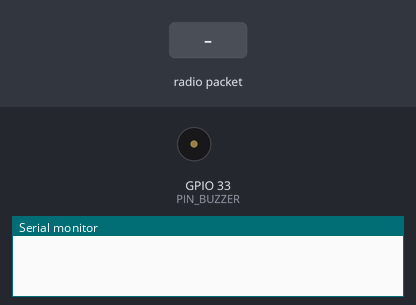
A sketch run on a simulated ESP32. On the bench: buzzer (waves = sounding, pin HIGH), the last lines printed to the serial monitor. The test bench sets the inputs (shaded band). No radio packets arrive unless stated; nothing arrives over Bluetooth unless stated.

Above: at 6.2 s.
6.3 s: radio packet "OK" arrives
At 25.4 s:
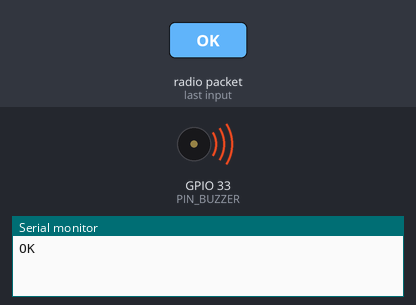
Timing chart, 0 to 47.5 s (numbered marks = the images above; inputs shaded):
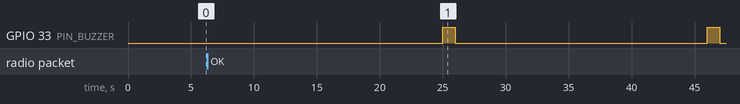

Measured:
- by itself, GPIO 33 (PIN_BUZZER): alternates HIGH for 1.0 s and LOW for 20.0 s

The sketch:

conexion_Central.ino
```cpp
#include <SPI.h>
#include <nRF24L01.h>
#include <RF24.h>
#include "BluetoothSerial.h"

#define RX_PIN 19
#define TX_PIN 21
#define PIN_DTR 23
#define PIN_ENERGIA 35
#define PIN_CE 5
#define PIN_CSN 15
#define NRF_MOSI 2
#define NRF_MISO 16
#define NRF_CLK 17
#define PIN_BUZZER 33
#define PIN_RST 22
#define TFT_DC 14
#define TFT_CS 32
#define TFT_MOSI 12
#define TFT_MISO 13
#define TFT_CLK 27
// #define TFT_BL 12
#define ENCODER_A_PIN 25
#define ENCODER_B_PIN 26
#define ENCODER_SW_PIN 39

#define TIEMPO_DEBOUNCE 200
#define TIEMPO_PARPADEO 500
#define TIMEOUT_AGREGAR 20000
#define TIEMPO_SENAL 300000
#define TIEMPO_RST 100               // Tiempo reset sms
#define TIEMPO_ESTABILIDAD_RST 3000  // Tiempo post reset
#define TFT_DC 14
#define TIEMPO_ENVIAR_NRF 5000
#define TIEMPO_ENVIAR_SMS 5000
#define TIEMPO_ENERGIA_PERIFERICOS 100000
#define TIEMPO_LED 100
#define TIEMPO_COMPROBAR 1000
#define TIMEOUT 2000
#define CONFIG_TIMEOUT 1000
#define TIEMPO_CONECTAR_PER 1000
#define ANCHO 18
#define TAM_TR 10
#define TAM_NRF 10

RF24 radio(PIN_CE, PIN_CSN);

BluetoothSerial SerialBT;

class per {
public:
  char nombreInterno[4] = { "" };
  char nombreExterno[5] = { "----" };
  char nombreSensor1[5] = { "----" };
  char nombreSensor2[5] = { "----" };
  int tipoSensor1;
  int tipoSensor2;
  String lecturaSensor1 = "-";
  String lecturaSensor2 = "-";
  int emergenciaS1 = 0;
  int emergenciaS2 = 0;
  bool flagEmgS1 = 0;
  bool flagEmgS2 = 0;
  int indiceNombrePer = 0;
  int indiceNombreS1 = 0;
  int indiceNombreS2 = 0;
  int umbralMinS1 = 0;
  int umbralMinS2 = 0;
  int umbralMaxS1 = 0;
  int umbralMaxS2 = 0;
  bool alertaS2[20] = { 0 };
  bool alertaS1[20] = { 0 };
  int bateria = 0;
  per() {
    nombreInterno;
    nombreExterno;
    nombreSensor1;
    nombreSensor2;
    tipoSensor1 = 1;
    tipoSensor2 = 2;
    lecturaSensor1;
    lecturaSensor2;
    emergenciaS1;
    emergenciaS2;
    flagEmgS1;
    flagEmgS2;
    alertaS1;
    alertaS2;
    indiceNombrePer;
    indiceNombreS1;
    indiceNombreS2;
    bateria;
  }
};

const uint64_t direccionA = 0xF0F0F0F0E0LL;
const uint64_t direccionB = 0xF0F0F0F0E1LL;

char letras[27] = { "ABCDEFGHIJKLMNOPQRSTUVWXYZ" };
char numeros[11] = { "1234567890" };
volatile int valorEncoder = 0;
int ultimoValorCLK = 0;
int ultimoValorDT = 0;
volatile int debounceSWEncoder = 0;
volatile int tiempoAgregarPer = 0;
volatile int parpadeo = 0;
volatile unsigned int tiempoConectar = 0;
int valorDisplay = 1;
int modificarUsuario = 0;
int modificarPer = 0;
int eliminar = 0;
bool seleccionar = 0;
bool flagSWEncoder = 0;
char nombreEliminar[4] = "";
char mensajeRecibidoNRF[32];
bool flagCorte = 1;
bool mandandoSMS = 0;
bool respuestaNRF = 0;
bool terminarGSMS = 0;
bool eliminarTR = 0;
bool flagMensajePulsador = 0;
bool mensajeRecibidoConectar = 0;
bool mensajeRecibidoOK = 0;
bool conectando = 0;
int cicloNRF = 0;
int emgMandarSMS = 0;
int indicePerSMS = 0;
bool flagMensajeCorte = 0;
volatile int tiempoDelay = 0;
unsigned long inicio = 0;
bool flagSenial = 0;
volatile int timerSMS = 0;
volatile int timerNRF = 0;
volatile int timerEng = 0;
volatile int tiempoComprobar = 0;
volatile int tiempoPulsador = 0;
volatile int tiempoComandos = 0;
volatile int timerLecturaSim = 0;
volatile int timerLecturaPin = 0;
volatile int timerResetSim = 0;
volatile int tiempoCorte = 0;
volatile int tiempoSenal = 0;
int indiceNum = 0;
String trama = "";
String tramaProceso = "";
String bufferRespuesta = "";
String tramaConectar = "";
int ind = 0;
String respuesta[5];
char numeroUsBackup[15];
char nombreUsBackup[5];
char nombrePerBackup[5];
char nombreS1Backup[5];
char nombreS2Backup[5];

per perifericos[20];
int indicePerifericos = 0;
String mensajesNRFTR[TAM_TR];
int indiceMensajesNRFTR = 0;
String mensajesNRF[TAM_NRF];
int indiceMensajesNRF = 0;
struct matriz {
  char numeroUs[15] = {"+"};
  char nombreUs[5];
  int indiceNumeroUs = 1;
  int indiceNombreUs = 0;
};
matriz usuario[20] = {};
int indiceUsuario = 0;


typedef enum {  // state machine
  ESPERA,
  ENVIO_CONECTAR
} PASOS_CONECTAR_t;
PASOS_CONECTAR_t CONECTAR_CEN;

typedef enum {  // state machine
  INICIO,
  USUARIO,
  EDITAR_US,
  EDITAR_NOMBRE_US,
  EDITAR_NUM_US,
  AGREGAR_NOMBRE_US,
  AGREGAR_NUM_US,
  PERIFERICO,
  MOSTRAR_PER,
  EDITAR_PER,
  EDITAR_NOMBRE_PER,
  EDITAR_NOMBRES1_PER,
  EDITAR_ALERTAS1_PER,
  EDITAR_UMBRALS1_PER,
  EDITAR_UMBRALMAXS1_PER,
  EDITAR_UMBRALMINS1_PER,
  EDITAR_NOMBRES2_PER,
  EDITAR_ALERTAS2_PER,
  EDITAR_UMBRALS2_PER,
  EDITAR_UMBRALMINS2_PER,
  EDITAR_UMBRALMAXS2_PER,
  ELIMINAR_PER,
  AGREGAR_PER,
  AGREGAR_PER_NOMBRE,
  AGREGAR_PER_NS1,
  AGREGAR_PER_NS2
} PASOS_DISPLAY_t;
PASOS_DISPLAY_t TFT_DISPLAY;

typedef enum {
  PASO1,
  PASO2,
  PASO3
} PASOS_ENVIARSMS_t;
PASOS_ENVIARSMS_t PSMS;

// Enum para gestionar los estados del SIM800L
typedef enum {
  IDLE,
  ESPERANDO_RESPUESTA
} ESTADO_SENAL_t;
ESTADO_SENAL_t SENAL;

typedef enum {
  RST,
  COOLDOWN,
  SIM_IDLE
} ESTADO_RESET_t;
ESTADO_RESET_t PRST;


typedef enum {  // state machine
  APD,
  BAT,
  RSLT_S1,
  RSLT_S2,
} PASOS_DECODIFICADOR_t;

PASOS_DECODIFICADOR_t PDECO;

// Máquina de estados para secuencia de diagnóstico SIM800L
typedef enum {
  GSM_RESTART,
  GSM_INICIO,
  GSM_AT,
  GSM_CFUN,
  GSM_CPIN,
  GSM_CSCA,
  GSM_CSQ,
  GSM_CREG,
  GSM_CPMS,
  GSM_CMGF,
  GSM_CNMI,
  GSM_READY
} PASOS_GSM_t;

PASOS_GSM_t pasoGSM = GSM_INICIO;

hw_timer_t *timer = NULL;  // timer
void IRAM_ATTR onTimer();  // function interrupts every 1ms

bool conectar(String nombreConectar, volatile unsigned int &tiempoConectar);
void recibirNRF();

// SPIClass hspi(HSPI);

void setup() {
  SerialBT.begin("Central_Dev");
  SPI.begin(NRF_CLK, NRF_MISO, NRF_MOSI);
  // hspi.begin(NRF_CLK, NRF_MISO, NRF_MOSI, PIN_CSN);
  pinMode(PIN_BUZZER, OUTPUT);
  while(!radio.begin()){}
  digitalWrite(PIN_BUZZER, LOW);
  radio.setChannel(108);
  radio.openReadingPipe(1, direccionB);
  radio.openWritingPipe(direccionA);
  radio.setPALevel(RF24_PA_MAX);
  radio.startListening();

  strcpy(perifericos[0].nombreInterno, "P1");
  strcpy(perifericos[1].nombreInterno, "P2");
  strcpy(perifericos[2].nombreInterno, "P3");
  strcpy(perifericos[3].nombreInterno, "P4");
  strcpy(perifericos[4].nombreInterno, "P5");
  strcpy(perifericos[5].nombreInterno, "P6");
  strcpy(perifericos[6].nombreInterno, "P7");
  strcpy(perifericos[7].nombreInterno, "P8");
  strcpy(perifericos[8].nombreInterno, "P9");
  strcpy(perifericos[9].nombreInterno, "P10");
  strcpy(perifericos[10].nombreInterno, "P11");
  strcpy(perifericos[11].nombreInterno, "P12");
  strcpy(perifericos[12].nombreInterno, "P13");
  strcpy(perifericos[13].nombreInterno, "P14");
  strcpy(perifericos[14].nombreInterno, "P15");
  strcpy(perifericos[15].nombreInterno, "P16");
  strcpy(perifericos[16].nombreInterno, "P17");
  strcpy(perifericos[17].nombreInterno, "P18");
  strcpy(perifericos[18].nombreInterno, "P19");
  strcpy(perifericos[19].nombreInterno, "P20");
  delay(5000);
  static char mensajeConectar[8];
  memset(mensajeConectar, 0, sizeof(mensajeConectar));
  snprintf(mensajeConectar, sizeof(mensajeConectar), "#C,%s*", String(perifericos[indicePerifericos].nombreInterno));
        SerialBT.println(mensajeConectar);
  // Timer de sistema activado antes de iniciar el conteo de GSM
  timer = timerBegin(1000000);  // 1 MHz = 1 µs
  timerAttachInterrupt(timer, &onTimer);
  timerAlarm(timer, 1000, true, 0);  // tick cada 1 ms
  tiempoComandos = 0;
}

void loop() {
  if(indicePerifericos < 20){
    if(tiempoAgregarPer <= TIMEOUT_AGREGAR){
      if(conectar(String(perifericos[indicePerifericos].nombreInterno), tiempoConectar)){
        digitalWrite(PIN_BUZZER, HIGH);
        delay(5000);
        digitalWrite(PIN_BUZZER, LOW);
        indicePerifericos ++;
        tiempoAgregarPer = 0;
      }
    }
    else if(tiempoAgregarPer >= TIMEOUT_AGREGAR){
        digitalWrite(PIN_BUZZER, HIGH);
        delay(1000);
        digitalWrite(PIN_BUZZER, LOW);
      tiempoAgregarPer = 0;
    }
  }
  recibirNRF();
}
void recibirNRF(){
  if(radio.available() > 0){
    memset(mensajeRecibidoNRF, 0, sizeof(mensajeRecibidoNRF));
    radio.read(&mensajeRecibidoNRF, sizeof(mensajeRecibidoNRF));
    trama = String(mensajeRecibidoNRF);
    trama.trim();
        SerialBT.print("trama: ");
        SerialBT.println(trama);
    String tempRecibir = mensajesNRF[0].substring(0, mensajesNRF[0].indexOf(','));
    tempRecibir += ",recibido*";
    if(indiceMensajesNRF > 0 && mensajesNRF[0].length() > 0 && mensajesNRF[0].indexOf(',') != -1) {
      if (trama == tempRecibir){
        Serial.println(trama);
        SerialBT.print("trama: ");
        SerialBT.println(trama);
        respuestaNRF = 1;
        return;
      }
    }
    if(trama.startsWith("#P") && trama.endsWith("*")){
      Serial.println(trama);
        SerialBT.print("trama: ");
        SerialBT.println(trama);
      if(indiceMensajesNRFTR < TAM_TR){
        mensajesNRFTR[indiceMensajesNRFTR] = trama;
        indiceMensajesNRFTR ++;
      }
    }
    else if(trama.startsWith("#C") && trama.endsWith("*") && conectando){
      Serial.println(trama);
        SerialBT.print("trama: ");
        SerialBT.println(trama);
      tramaConectar = trama;
      mensajeRecibidoConectar = 1;
    }
    else if(trama == "OK" && conectando){
      Serial.println(trama);
        SerialBT.print("trama: ");
        SerialBT.println(trama);
      mensajeRecibidoOK = 1;
    }
    trama = "";
  }
}
bool conectar(String nombreConectar, volatile unsigned int &tiempoConectar){
  conectando = 1;
  static char mensajeConectar[8];
  static char mensajeRecibidoNRF[32];
  switch(CONECTAR_CEN){
    case ESPERA:
      if(mensajeRecibidoConectar){
        if(isDigit(tramaConectar.charAt(tramaConectar.indexOf(',') + 1))){
          perifericos[indicePerifericos].tipoSensor1 = String(tramaConectar.charAt(tramaConectar.indexOf(',') + 1)).toInt();
          if(isDigit(tramaConectar.charAt(tramaConectar.indexOf(',') + 3))){
            perifericos[indicePerifericos].tipoSensor2 = String(tramaConectar.charAt(tramaConectar.indexOf(',') + 3)).toInt();
            memset(mensajeConectar, 0, sizeof(mensajeConectar));
            snprintf(mensajeConectar, sizeof(mensajeConectar), "#C,%s*", nombreConectar.c_str());
            CONECTAR_CEN = ENVIO_CONECTAR;
          }
        }
        mensajeRecibidoConectar = 0;
      }
      return false;
      break;
    case ENVIO_CONECTAR:
      if(tiempoConectar % TIEMPO_CONECTAR_PER == 0){
        radio.stopListening();
        radio.write(mensajeConectar, strlen(mensajeConectar) + 1);
        Serial.println(String(mensajeConectar));
        SerialBT.print("mc: ");
        SerialBT.println(mensajeConectar);
        radio.startListening();
      }
      if(mensajeRecibidoOK){
        mensajeRecibidoOK = 0;
        CONECTAR_CEN = ESPERA;
        conectando = 0;
        return true;
      }
      return false;
      break;
  }
}


void IRAM_ATTR onTimer() {
  tiempoPulsador += 1;
  tiempoDelay += 1;
  timerSMS += 1;
  timerEng += 1;
  timerNRF += 1;
  tiempoComandos += 1;  // Contador para comandos no bloqueantes
  tiempoComprobar += 1;
  //timerLecturaSim += 1;
  timerLecturaPin += 1;
  timerResetSim += 1;
  tiempoCorte += 1;
  tiempoAgregarPer += 1;
  debounceSWEncoder += 1;
  parpadeo += 1;
  tiempoConectar += 1;
  tiempoSenal += 1;
}
```
